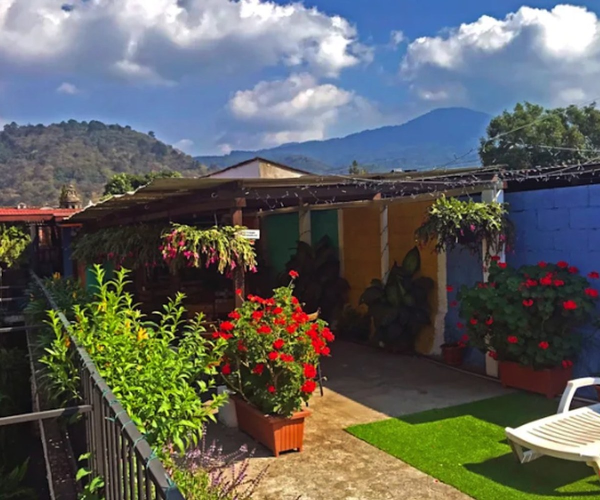
#> input picture photos/antigua/1.jpg, 1200 x 1000 px (shown at 1/2 size); its folder holds 3 pictures in this run
$ python resize_photos.py
#> lines starting #> are read from the running program, lines starting #| are printed output that depends on the picture
#> in process_photo, img is the input picture: PIL image 1200x1000 RGB; mean R, G, B 95.3, 97.1, 92.9
#!/usr/bin/env python3
"""
resize_photos.py — Batch resize all hotel photos to 1200×800 px.

Run this once after dropping your photos into the photos/ folders:
    python3 resize_photos.py

Requirements:
    pip install Pillow

What it does:
    • Walks every subfolder inside photos/
    • Finds .jpg / .jpeg / .png / .webp files
    • Crops and resizes each to exactly 1200×800 px (landscape)
      using a smart center-crop so nothing looks stretched
    • Overwrites the originals in place (keeps your filenames)
    • Skips files that are already the right size

Change TARGET_W / TARGET_H below if you want a different size.
"""

from pathlib import Path
from PIL import Image

# ── CONFIG ────────────────────────────────────────────────────────────────────
TARGET_W = 1200   # output width  in pixels
TARGET_H =  915   # output height in pixels
QUALITY  =  88    # JPEG quality (1–95); 88 is a good balance
PHOTOS_DIR = Path(__file__).parent / 'photos'   # relative to this script
EXTENSIONS = {'.jpg', '.jpeg', '.png', '.webp'}
# ─────────────────────────────────────────────────────────────────────────────


def smart_crop_resize(img: Image.Image, target_w: int, target_h: int) -> Image.Image:
    """
    Scale the image so it fills the target dimensions completely,
    then center-crop any excess. Result is exactly target_w × target_h.
    """
#> called with target_w = 1200, target_h = 915
    src_w, src_h = img.size
#> src_w = 1200; src_h = 1000
    scale = max(target_w / src_w, target_h / src_h)
#> scale = 1
    new_w = round(src_w * scale)
#> new_w = 1200
    new_h = round(src_h * scale)
#> new_h = 1000
    img = img.resize((new_w, new_h), Image.LANCZOS)

    # Center crop
    left = (new_w - target_w) // 2
#> left = 0
    top  = (new_h - target_h) // 2
#> top = 42
    img = img.crop((left, top, left + target_w, top + target_h))
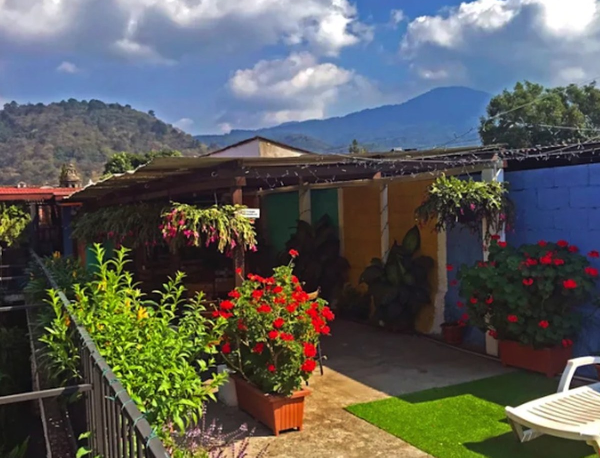
#> img: PIL image 1200x915 RGB (shown at 1/2 size); mean R, G, B 91.4, 92.9, 89
    return img


def process_photo(path: Path) -> None:
    with Image.open(path) as img:
        # Convert palette / RGBA → RGB for JPEG output
        if img.mode in ('P', 'RGBA', 'LA'):
            img = img.convert('RGB')
        elif img.mode != 'RGB':
            img = img.convert('RGB')

        resized = smart_crop_resize(img, TARGET_W, TARGET_H)

    # Save — always as JPEG regardless of original format
    out_path = path.with_suffix('.jpg')
    resized.save(out_path, 'JPEG', quality=QUALITY, optimize=True)

    # If original was .png/.webp, remove it after saving as .jpg
    if path.suffix.lower() != '.jpg' and path != out_path:
        path.unlink()
        print(f'  done  {out_path.relative_to(PHOTOS_DIR.parent)}  (converted from {path.suffix})')
    else:
        print(f'  done  {out_path.relative_to(PHOTOS_DIR.parent)}')


def main():
    if not PHOTOS_DIR.exists():
        print(f'ERROR: photos/ folder not found at {PHOTOS_DIR}')
        print('Make sure resize_photos.py is in the same folder as your photos/ directory.')
        return

    files = [p for p in PHOTOS_DIR.rglob('*') if p.suffix.lower() in EXTENSIONS]

    if not files:
        print('No photos found. Drop your images into the photos/ subfolders first.')
        return

    print(f'Resizing {len(files)} photo(s) to {TARGET_W}×{TARGET_H} px...\n')
    for f in sorted(files):
        try:
            process_photo(f)
        except Exception as e:
            print(f'  ERROR {f.name}: {e}')
#> pass 2 of the loop in main, `for f in sorted(files):`:
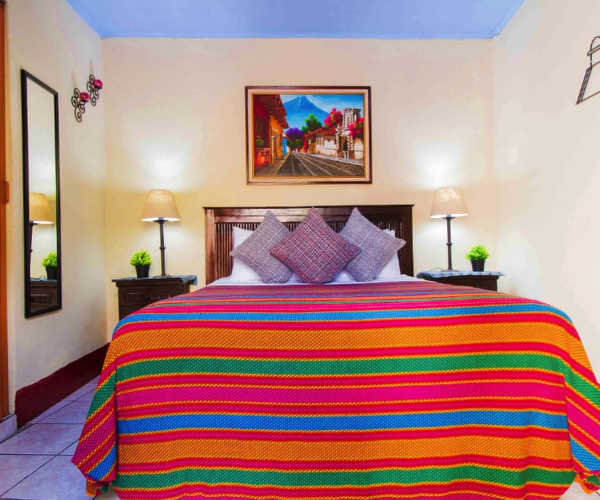
#> input picture photos/antigua/2.jpg, 1200 x 1000 px (shown at 1/2 size)
#> in process_photo, img is the input picture: PIL image 1200x1000 RGB; mean R, G, B 175.1, 131.1, 128.3
#> in smart_crop_resize (call 2), `img = img.crop((left, top, left + target_w, top + target_h))`:
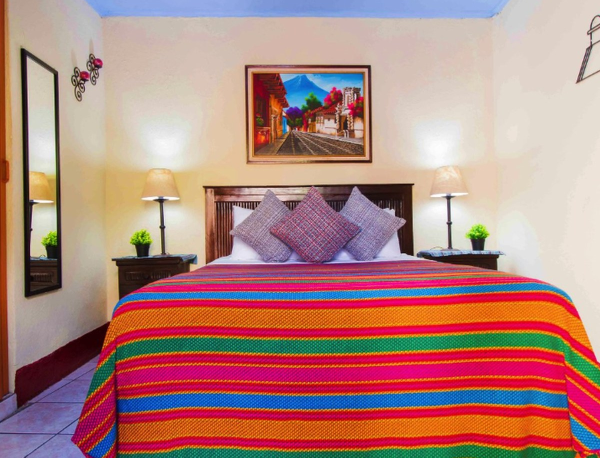
#> img: PIL image 1200x915 RGB (shown at 1/2 size); mean R, G, B 177.1, 132, 127.1
#> pass 3 of the loop in main, `for f in sorted(files):`:
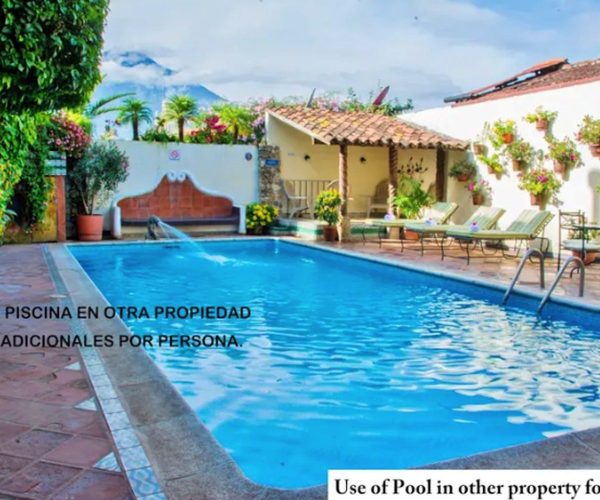
#> input picture photos/antigua/3.jpg, 1200 x 1000 px (shown at 1/2 size)
#> in process_photo, img is the input picture: PIL image 1200x1000 RGB; mean R, G, B 120.4, 159.1, 170.2
#> in smart_crop_resize (call 3), `img = img.crop((left, top, left + target_w, top + target_h))`:
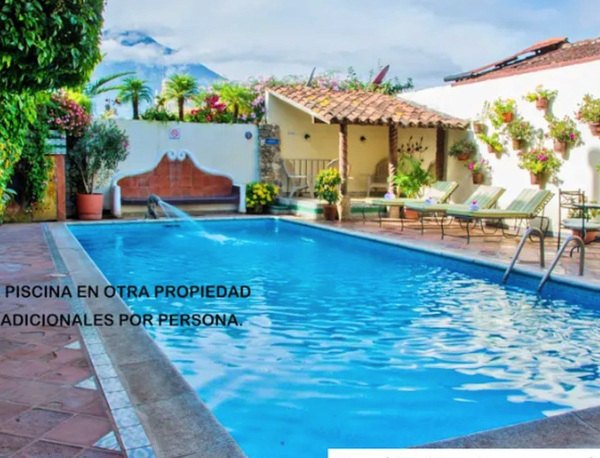
#> img: PIL image 1200x915 RGB (shown at 1/2 size); mean R, G, B 117.6, 158, 168.9

    print(f'\nDone! All photos are now {TARGET_W}×{TARGET_H} px.')


if __name__ == '__main__':
    main()
